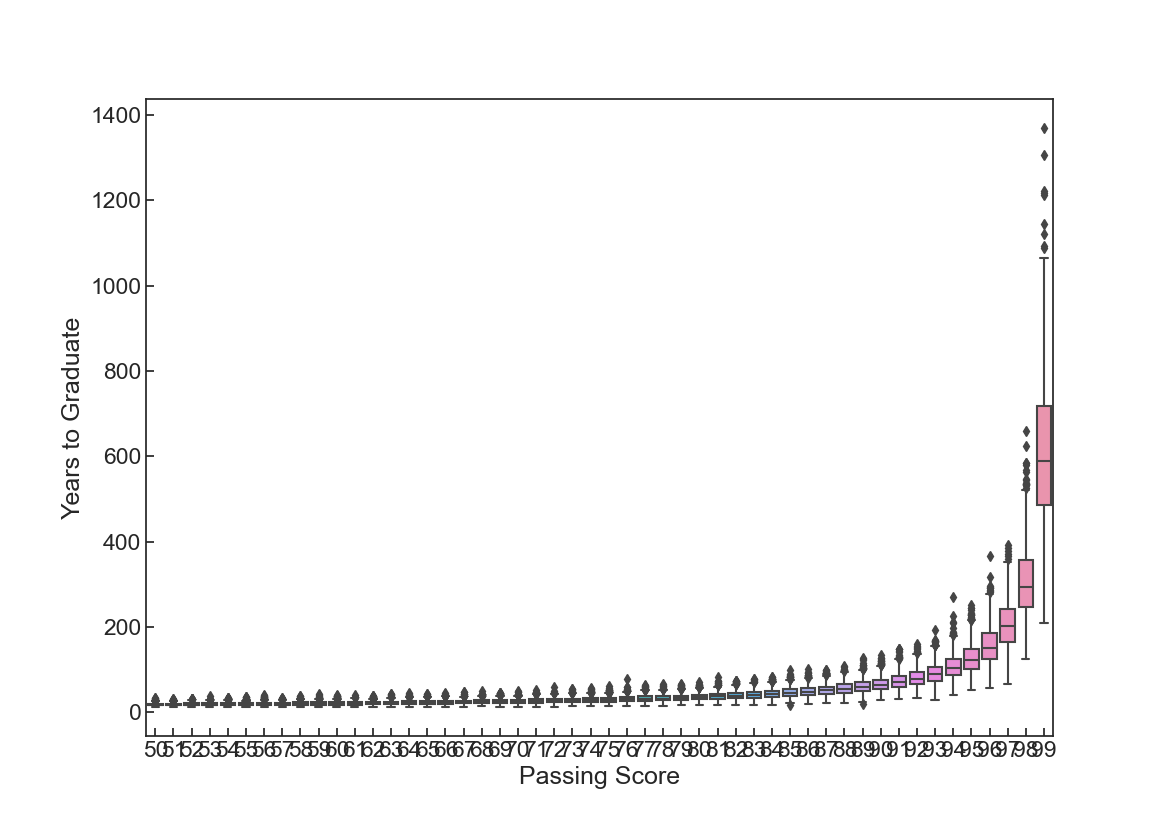

Recreate this plot in Python.
from random import uniform
import pandas as pd
import seaborn as sns
import matplotlib.pyplot as plt

passing_score = 50
curve = 0
report_card = pd.DataFrame(columns=["passing_score", "student", "years"])
year = 0
grade = 1
student = 1

while passing_score < 100:
    student = 1
    while student < 1000:
        grade = 1
        year = 0
        while grade <= 12:
            score = uniform(curve, 100)
            if score > passing_score:
                grade += 1
                curve = score - 10 * grade
                year += 1
            elif score <= passing_score:
                year += 1
        x_df = pd.DataFrame({"passing_score": passing_score,
                             "student": student,
                             "years": year},
                             index=[0])
        report_card = pd.concat([report_card,x_df], ignore_index=True)
        student += 1
    passing_score += 1

# report_card.to_csv("report_card.csv", index=False)

sns.set_style("whitegrid")
sns.set_context("poster")
sns.set_palette("Set2")
sns.set_color_codes("pastel")
sns.set(rc={'figure.figsize':(11.7,8.27)})
sns.set(font_scale=1.5)
sns.set_style("ticks")
sns.set_style({"xtick.direction": "in","ytick.direction": "in"})
sns.set_style({"xtick.major.size": 8, "ytick.major.size": 8})
sns.set_style({"xtick.minor.size": 4, "ytick.minor.size": 4})

sns_plot = sns.boxplot(x="passing_score", y="years", data=report_card)
sns_plot.set(xlabel='Passing Score', ylabel='Years to Graduate')
sns_plot.figure.savefig("graduation.png")
